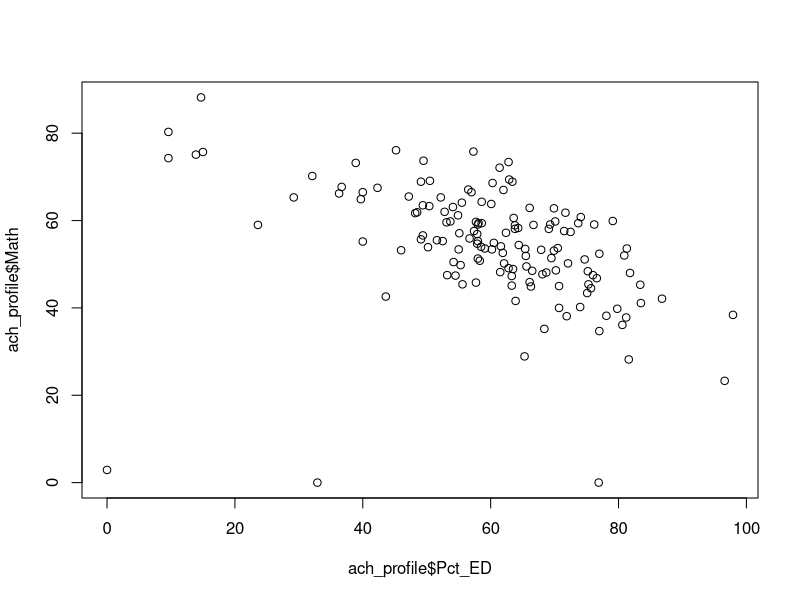
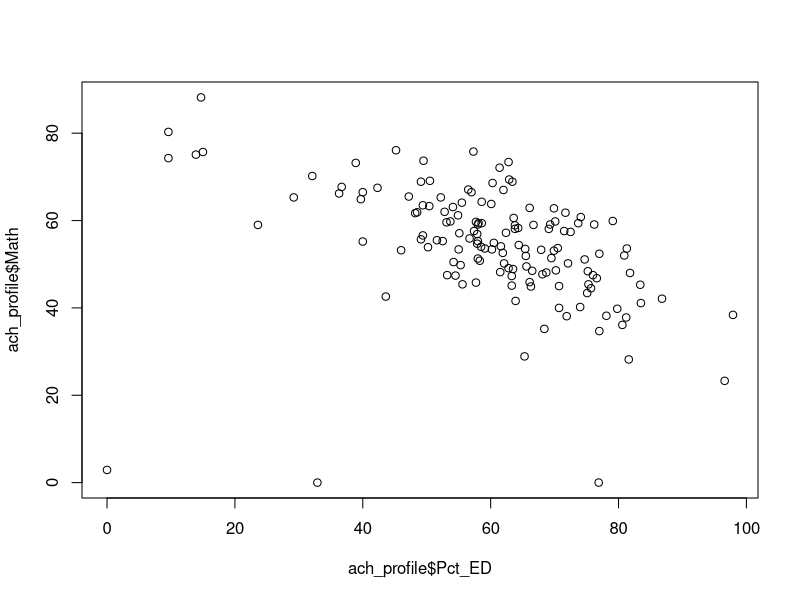

Generate these figures, in order, with R:
## ---- chunk 1
knitr::opts_chunk$set(echo = TRUE, message = FALSE, warning = FALSE)

library(tidyverse)

ach_profile <- read_csv("data/achievement_profile_data_with_CORE.csv")
## ---- chunk 2
plot(ach_profile$Pct_ED, ach_profile$Math)
## ---- chunk 3
plot(ach_profile$Pct_ED, ach_profile$Math)
## ---- chunk 4

ach_profile %>%
    filter(system_name %in% c("Davidson County", "State of Tennessee")) %>%
    select(system_name, Pct_BHN, Pct_ED, Pct_SWD, Pct_EL) %>%
    rename(`Black/Hispanic/Native American` = Pct_BHN, `Economically Disadvantaged` = Pct_ED, `Students with Disabilities` = Pct_SWD, `English Learners` = Pct_EL) %>%
    gather(Subgroup, `Percentage of Students`, 2:5) %>%
    spread(system_name, `Percentage of Students`) %>%
    mutate_each(funs(paste0(., "%")), -Subgroup) %>%
    knitr::kable()

## ---- chunk 5

ach_profile %>%
    filter(system_name %in% c("Davidson County", "State of Tennessee")) %>%
    select(system_name, Pct_BHN, Pct_ED, Pct_SWD, Pct_EL) %>%
    rename(`Black/Hispanic/Native American` = Pct_BHN, `Economically Disadvantaged` = Pct_ED, `Students with Disabilities` = Pct_SWD, `English Learners` = Pct_EL) %>%
    gather(Subgroup, `Percentage of Students`, 2:5) %>%
    spread(system_name, `Percentage of Students`) %>%
    mutate_each(funs(paste0(., "%")), -Subgroup) %>%
    knitr::kable()

